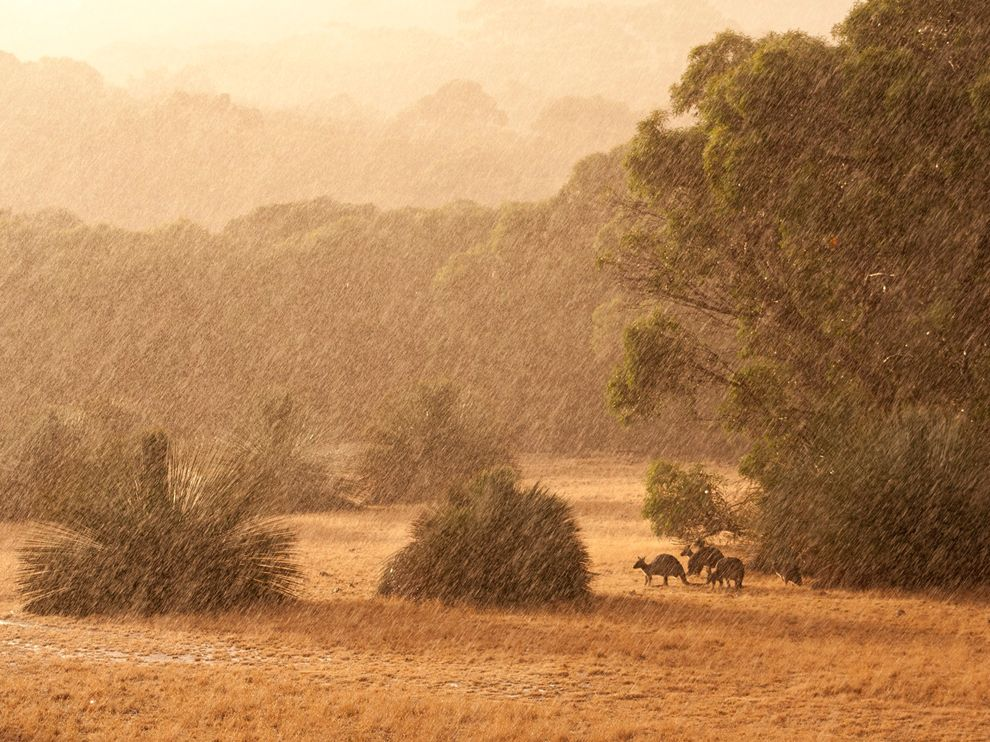
#> input picture batch/Australia.jpg, 990 x 742 px; its folder holds only this picture in this run
$ python batch_image.py
#> lines starting #> are read from the running program, lines starting #| are printed output that depends on the picture
from cv2 import cv2
import glob

images=glob.glob("batch\\*.jpg")

for image in images:
    img=cv2.imread(image,0)
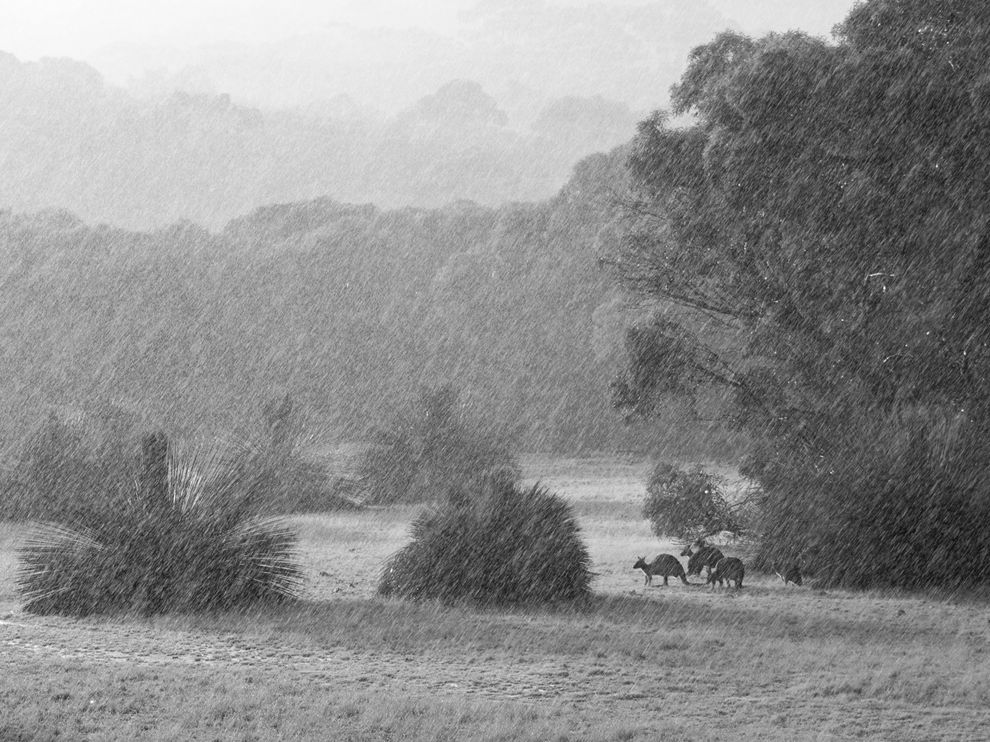
#> img: shape (742, 990); min 7, max 255, mean 141.3
    re=cv2.resize(img,(100,100))
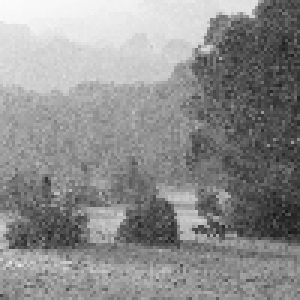
#> re: shape (100, 100) (shown 3 times larger); min 23, max 251, mean 141.2
    cv2.imshow("Hey",re)
    cv2.waitKey(200)
    cv2.destroyAllWindows()
    cv2.imwrite(image+"_100.jpg",re)


# [7 lines of commented-out code are left out]

$ run again, on batch/galaxy.jpg
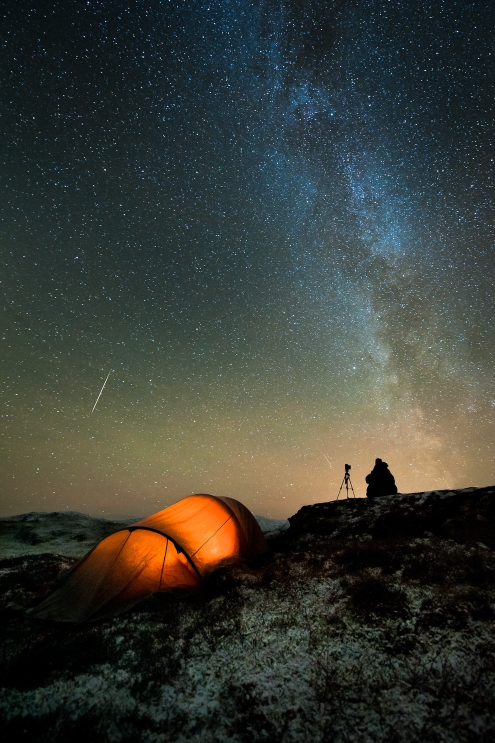
#> input picture batch/galaxy.jpg, 990 x 1485 px (shown at 1/2 size)
#> `img=cv2.imread(image,0)`:
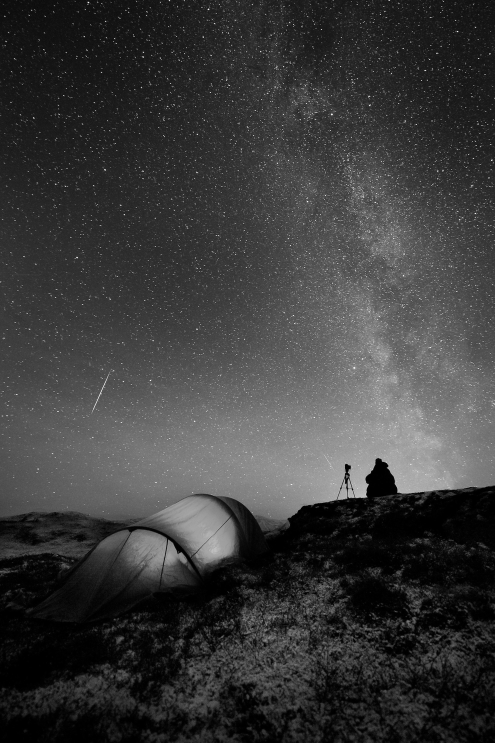
#> img: shape (1485, 990) (shown at 1/2 size); min 0, max 255, mean 58.4
#> `re=cv2.resize(img,(100,100))`:
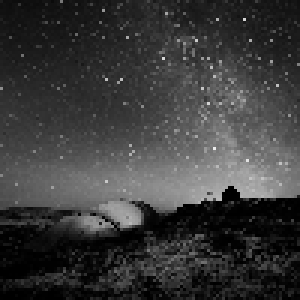
#> re: shape (100, 100) (shown 3 times larger); min 0, max 236, mean 58.3
